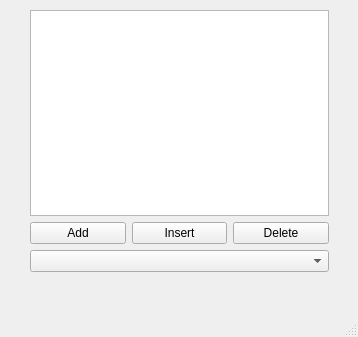
<?xml version="1.0" encoding="UTF-8"?>
<ui version="4.0">
 <class>MainWindow</class>
 <widget class="QMainWindow" name="MainWindow">
  <property name="geometry">
   <rect>
    <x>0</x>
    <y>0</y>
    <width>358</width>
    <height>337</height>
   </rect>
  </property>
  <property name="windowTitle">
   <string>MainWindow</string>
  </property>
  <widget class="QWidget" name="centralwidget">
   <widget class="QWidget" name="">
    <property name="geometry">
     <rect>
      <x>30</x>
      <y>10</y>
      <width>299</width>
      <height>262</height>
     </rect>
    </property>
    <layout class="QVBoxLayout" name="verticalLayout_2">
     <item>
      <widget class="QListView" name="listView"/>
     </item>
     <item>
      <layout class="QVBoxLayout" name="verticalLayout">
       <item>
        <layout class="QHBoxLayout" name="horizontalLayout">
         <item>
          <widget class="QPushButton" name="pushButton">
           <property name="text">
            <string>Add</string>
           </property>
          </widget>
         </item>
         <item>
          <widget class="QPushButton" name="pushButton_2">
           <property name="text">
            <string>Insert</string>
           </property>
          </widget>
         </item>
         <item>
          <widget class="QPushButton" name="pushButton_3">
           <property name="text">
            <string>Delete</string>
           </property>
          </widget>
         </item>
        </layout>
       </item>
       <item>
        <widget class="QComboBox" name="comboBox"/>
       </item>
      </layout>
     </item>
    </layout>
   </widget>
  </widget>
  <widget class="QMenuBar" name="menubar">
   <property name="geometry">
    <rect>
     <x>0</x>
     <y>0</y>
     <width>358</width>
     <height>26</height>
    </rect>
   </property>
  </widget>
  <widget class="QStatusBar" name="statusbar"/>
 </widget>
 <resources/>
 <connections/>
</ui>
